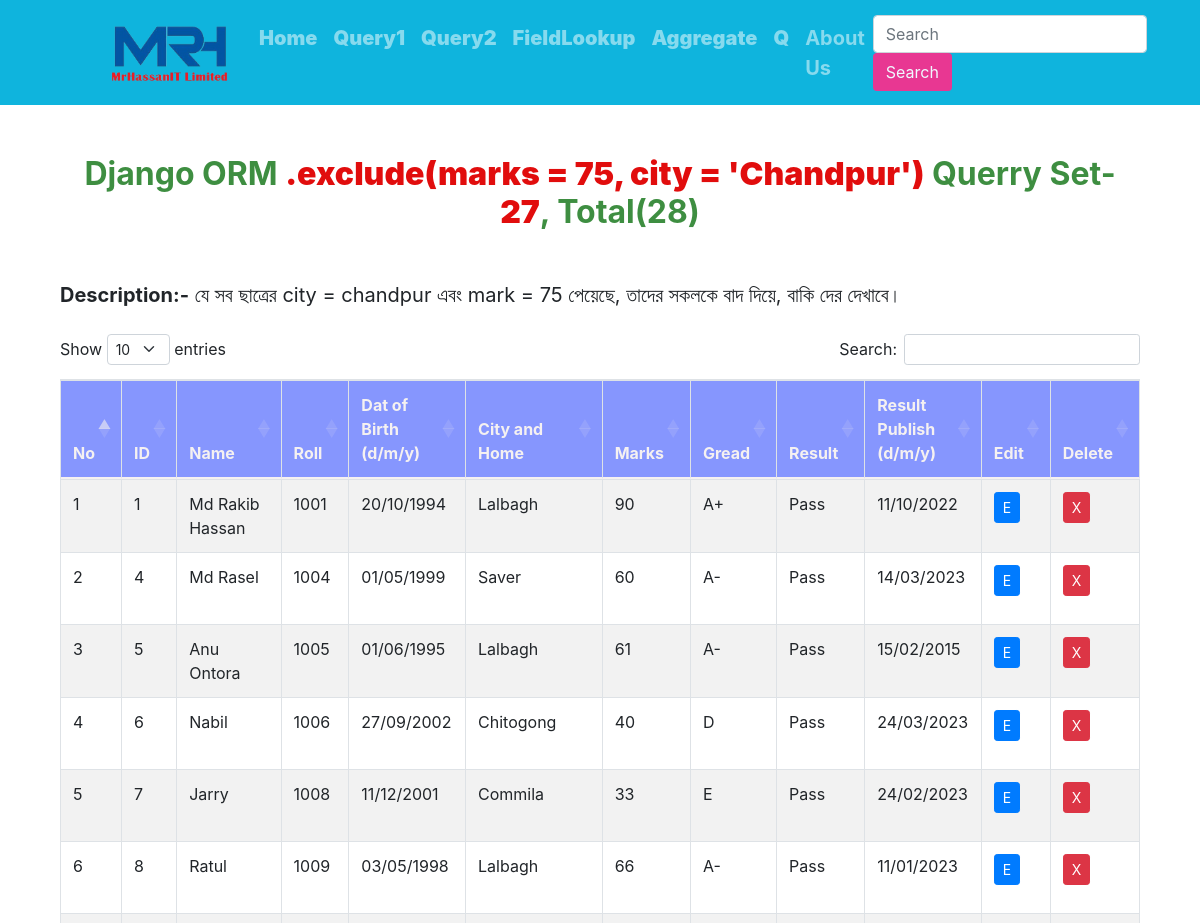
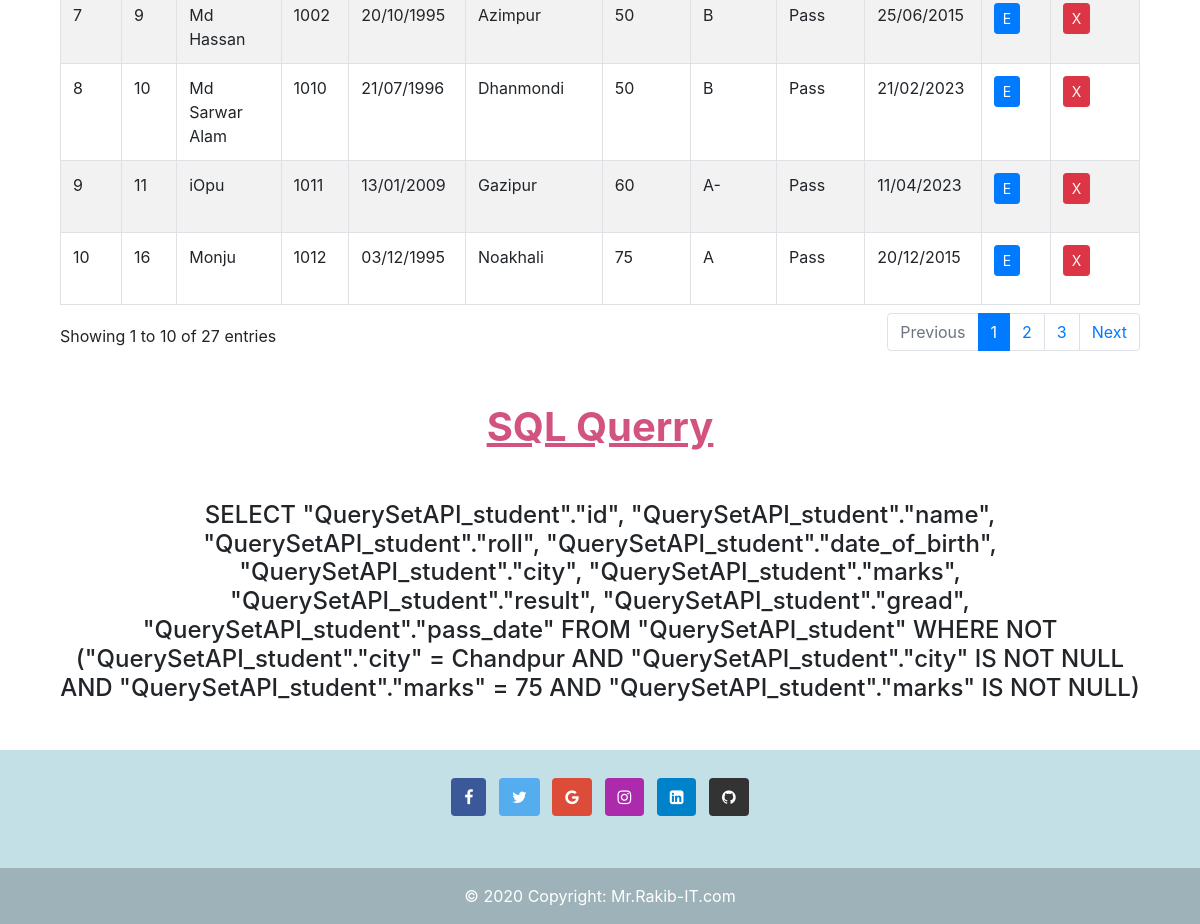
/exclude_city_and_mark/, run on the app's committed database (2 pictures, top to bottom).
### QuerySetAPI/models.py (models this page shows, shortened)
class Student(models.Model):
    name = models.CharField(max_length=50, null=True, blank=True)
    roll = models.IntegerField(null=True, blank=True)
    date_of_birth = models.DateField()
    city = models.CharField(max_length=50, null=True, blank=True)
    marks = models.IntegerField(null=True, blank=True)
    result = models.CharField(max_length=20, choices=(
        ('Pass','Pass'),
        ('Fail','Fail')
        ), null=True, blank=True)
    gread = models.CharField(max_length=10, choices=(
        ('A+','A+'),
        ('A' ,'A' ),
        ('A-','A-'),
        ('B' ,'B' ),
        ('C' ,'C' ),
        ('D' ,'D' ),
        ('E' ,'E' ),
        ('F' ,'F' ),
    ),null=True, blank=True)
    pass_date = models.DateField()

### QuerySetAPI/views.py (the view)
# urls.py: path('exclude_city_and_mark/', exclude_city_and_mark, name='exclude_city_and_mark'),
def exclude_city_and_mark(request):
    std_obj = Student.objects.exclude(marks = 75, city = 'Chandpur')
    data = {
            'std_obj': std_obj,
            'SQL_querry': std_obj.query,
            'querry_title': ".exclude(marks = 75, city = 'Chandpur')",
            'total_student': Student.objects.all().count(),
            'total_obj': std_obj.count(),
            'descripetion': "যে সব ছাত্রের city = chandpur এবং mark = 75 পেয়েছে, তাদের সকলকে বাদ দিয়ে, বাকি দের দেখাবে।",
        }
    return render(request, 'all_query.html', data)

### templates/all_query.html (shortened to what this page needs)
{% extends "index.html" %}
{% load static %}
{% block style %}
    <link rel="stylesheet" href="https://cdn.jsdelivr.net/npm/bootstrap@4.5.3/dist/css/bootstrap.min.css">
    <link href="https://cdnjs.cloudflare.com/ajax/libs/twitter-bootstrap/4.5.2/css/bootstrap.css" rel="stylesheet" id="bootstrap-css">
    <link href="https://cdn.datatables.net/1.13.4/css/dataTables.bootstrap4.min.css" rel="stylesheet" id="bootstrap-css">
{% endblock style %}
{% block body %}
    {% if std_obj %}
    <div class="col-md-12 mb-5">
        <h2 class="text-center mb-5" style="margin-top: 50px; color: #3e8e41;">
            <b>Django ORM <b style="color: #e10d0d;">{{querry_title}}</b> Querry Set-<b style="color: #e10d0d;">{{total_obj}}</b>, Total({{total_student}})</b>
        </h2>
        <p class="mb-4" style="font-size: 20px;"><b>Description:-</b> {{descripetion}} </p>
        <div class="table-responsive">
            <table id="example" class="table table-striped table-bordered" style="width:100%">
                <thead style="background-color: #8696FE; color: #f5f1f1;">
                    <tr>
                        <th>No</th>
                        <th>ID</th>
                        <th>Name</th>
                        <th>Roll</th>
                        <th>Dat of Birth (d/m/y)</th>
                        <th>City and Home</th>
                        <th>Marks</th>
                        <th>Gread</th>
                        <th>Result</th>
                        <th>Result Publish (d/m/y)</th>
                        <th>Edit</th>
                        <th>Delete</th>
                    </tr>
                </thead>
                <tbody>
                    {% for std in std_obj %}
                    <tr>
                        <td>{{forloop.counter}}</td>
                        <td>{{std.id}}</td>
                        <td>{{std.name}}</td>
                        <td>{{std.roll}}</td>
                        <td>{{std.date_of_birth|date:"d/m/Y"}}</td>
                        <td>{{std.city}}</td>
                        <td>{{std.marks}}</td>
                        <td>{{std.gread}}</td>
                        <td>{{std.result}}</td>
                        <td>{{std.pass_date|date:"d/m/Y"}}</td>
                        <td>
                            <p data-placement="top" data-toggle="tooltip" title="Edit">
                                <a href="{% url 'edit_student' std.id %}" class="btn btn-primary btn-sm">
                                    <span class="glyphicon glyphicon-pencil">E</span>
                                </a>
                            </p>
                        </td>
                        <td>
                            <p data-placement="top" data-toggle="tooltip" title="Delete">
                                <button type="button" class="btn btn-danger btn-sm" data-toggle="modal" data-target="#delete-{{forloop.counter}}">
                                    <span class="glyphicon glyphicon-trash">X</span>
                                </button>
                            </p>
                        </td>
                    </tr>
                    {% endfor %}
                </tbody>
            </table>
        </div>
        <h1 class="text-center" style="margin-top: 50px; color: #D25380;"><b><u>SQL Querry</u></b></h1>
        <h4 class="text-center" style="margin-top: 50px;">{{SQL_querry}}</h4>
    </div>
    {% endif %}
{% endblock body %}

### data on the page
Student: id "1", name "Md Rakib Hassan", roll "1001", date_of_birth "20/10/1994", city "Lalbagh", marks "90", gread "A+", result "Pass", pass_date "11/10/2022"
Student: id "4", name "Md Rasel", roll "1004", date_of_birth "01/05/1999", city "Saver", marks "60", gread "A-", result "Pass", pass_date "14/03/2023"
Student: id "5", name "Anu Ontora", roll "1005", date_of_birth "01/06/1995", city "Lalbagh", marks "61", gread "A-", result "Pass", pass_date "15/02/2015"
Student: id "6", name "Nabil", roll "1006", date_of_birth "27/09/2002", city "Chitogong", marks "40", gread "D", result "Pass", pass_date "24/03/2023"
Student: id "7", name "Jarry", roll "1008", date_of_birth "11/12/2001", city "Commila", marks "33", gread "E", result "Pass", pass_date "24/02/2023"
Student: id "8", name "Ratul", roll "1009", date_of_birth "03/05/1998", city "Lalbagh", marks "66", gread "A-", result "Pass", pass_date "11/01/2023"
Student: id "9", name "Md Hassan", roll "1002", date_of_birth "20/10/1995", city "Azimpur", marks "50", gread "B", result "Pass", pass_date "25/06/2015"
Student: id "10", name "Md Sarwar Alam", roll "1010", date_of_birth "21/07/1996", city "Dhanmondi", marks "50", gread "B", result "Pass", pass_date "21/02/2023"
Student: id "11", name "iOpu", roll "1011", date_of_birth "13/01/2009", city "Gazipur", marks "60", gread "A-", result "Pass", pass_date "11/04/2023"
Student: id "16", name "Monju", roll "1012", date_of_birth "03/12/1995", city "Noakhali", marks "75", gread "A", result "Pass", pass_date "20/12/2015"

### other printed values
{{ querry_title }} ".exclude(marks = 75, city = 'Chandpur')"
{{ total_obj }} "27"
{{ total_student }} "28"
{{ descripetion }} "যে সব ছাত্রের city = chandpur এবং mark = 75 পেয়েছে, তাদের সকলকে বাদ দিয়ে, বাকি দের দেখাবে।"
